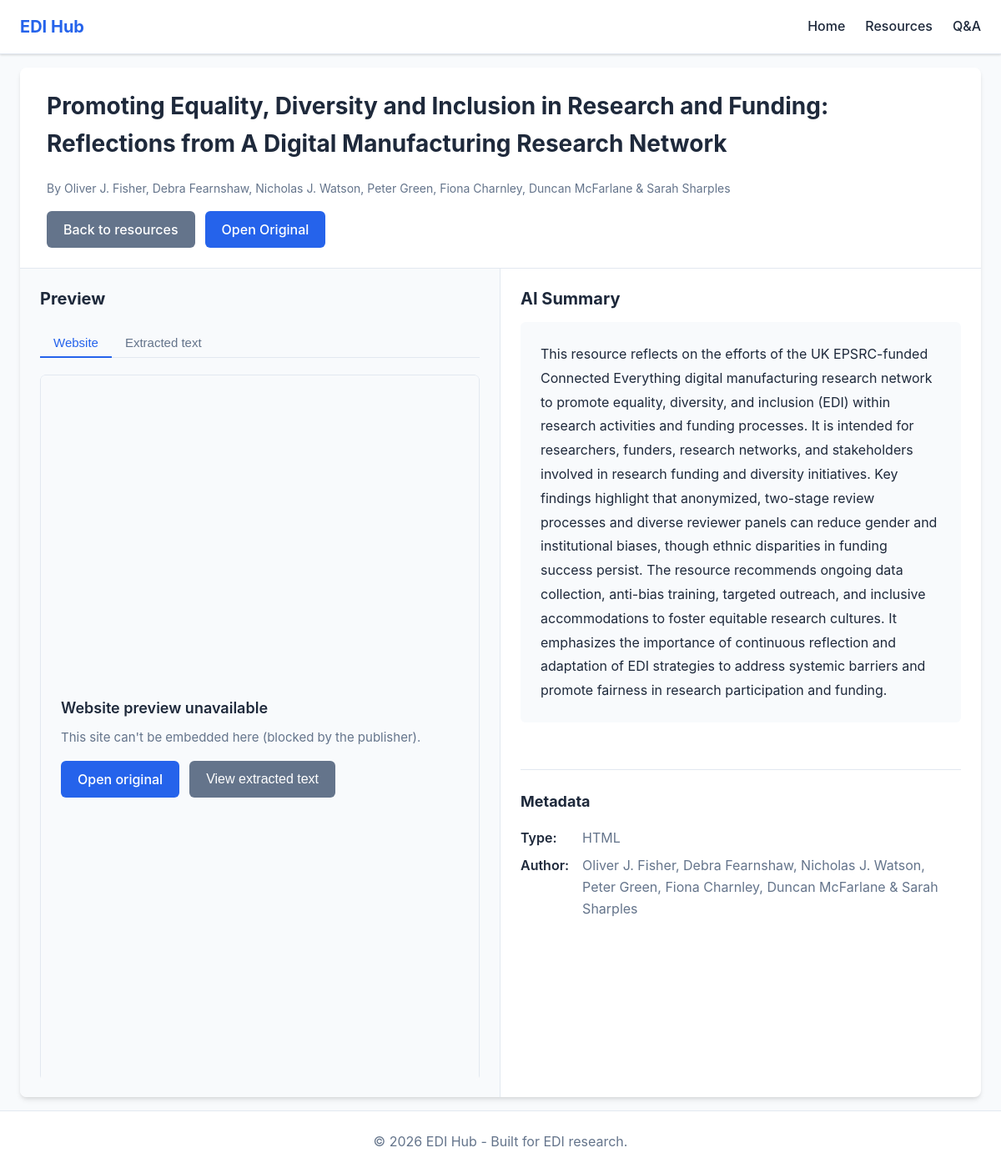
Screenshot of /resource/100 with the database file from the repository.
### tables this page shows
CREATE TABLE summaries (
                id TEXT PRIMARY KEY,
                title TEXT,
                included_excluded TEXT,
                status TEXT,
                kind TEXT,
                clean_url TEXT,
                final_url TEXT,
                text_path TEXT,
                text_len INTEGER,

                resource_type TEXT,
                resource_format TEXT,

                model TEXT,
                summary TEXT,
                created_at_utc REAL,

                error TEXT
            , author TEXT);

### app.py (the view)
@app.route("/resource/<resource_id>")
def resource_detail(resource_id: str):
    resource = get_resource_by_id(resource_id)
    if not resource:
        abort(404, description="Resource not found")
    if resource.get("is_hidden"):
        return render_template("resource_unavailable.html")
    preview_type = "none"
    preview_content = None
    kind = resource["kind"]
    raw_path = resource["raw_path"]
    text_path = resource["text_path"]
    if kind == "pdf" and raw_path:
        raw_file = PROJECT_ROOT / raw_path
        if raw_file.exists() and raw_file.suffix.lower() == ".pdf":
            preview_type = "pdf"
            pdf_url = url_for("serve_pdf", resource_id=resource_id)
            extracted_html = None
            if text_path:
                text_file = PROJECT_ROOT / text_path
                if text_file.exists():
                    try:
                        raw_text = text_file.read_text(encoding="utf-8", errors="ignore")
                        extracted_html = _format_extracted_text(raw_text)
                    except Exception:
                        pass
            preview_content = {"pdf_path": pdf_url, "extracted_html": extracted_html}
    elif kind == "html":
        extracted_html = None
        if text_path:
            text_file = PROJECT_ROOT / text_path
            if text_file.exists():
                try:
                    raw_text = text_file.read_text(encoding="utf-8", errors="ignore")
                    extracted_html = _format_extracted_text(raw_text)
                except Exception:
                    pass
        open_original_url = resource.get("display_url") or resource.get("final_url") or ""
        if open_original_url and not open_original_url.strip().lower().startswith("http"):
            open_original_url = ""  # avoid accidentally using a relative path
        if open_original_url and app.debug:
            print(f"[resource_detail] HTML open_original_url (external): {open_original_url[:80]}...")
        if open_original_url:
            preview_type = "iframe"
            preview_content = {"url": open_original_url, "extracted_html": extracted_html}
        elif extracted_html:
            preview_type = "article"
            preview_content = {"extracted_html": extracted_html}
        else:
            preview_type = "none"
            preview_content = None
    return render_template(
        "resource_detail.html",
        resource=resource,
        preview_type=preview_type,
        preview_content=preview_content,
    )

### app.py (called while the page is built)
def _is_heading_line(line: str) -> bool:
    if len(line) > 80:
        return False
    stripped = line.strip()
    if not stripped:
        return False
    if len(stripped) >= 2 and stripped.isupper() and stripped.isalpha():
        return True
    words = stripped.split()
    if 1 <= len(words) <= 8 and all(w[0].isupper() for w in words if w and w[0].isalpha()):
        return True
    return False

### web/db.py (called while the page is built, shortened)
def should_hide_resource(row: dict[str, Any]) -> bool:
    kind = (row.get("kind") or "").strip().lower()
    status = (row.get("status") or "").strip().upper()
    error = (row.get("error") or "").strip().lower()
    final_url = (row.get("final_url") or "").strip()
    clean_url = (row.get("clean_url") or "").strip()
    if kind == "media":
        return True
    if status == "SKIPPED_MEDIA" or status.startswith("FAILED"):
        return True
    if error and any(sub in error for sub in ERROR_FAILURE_SUBSTRINGS):
        return True
    if not final_url and not clean_url:
        return True
    return False

def get_db_connection():
    if not DB_PATH.exists():
        raise FileNotFoundError(f"Database not found: {DB_PATH}")
    return sqlite3.connect(DB_PATH)

def find_raw_path(resource_id: str, kind: str) -> Optional[str]:
    if kind != "pdf":
        return None

### web/templates/resource_detail.html (shortened to what this page needs)
{% extends "base.html" %}
{% block content %}
<div class="resource-detail-container">
    <div class="resource-header">
        <h1>{{ resource.title }}</h1>
        {% if resource.author %}
        <p class="resource-author">By {{ resource.author }}</p>
        {% endif %}
        <div class="resource-header-actions">
            <a href="{{ url_for('resources') }}" class="btn btn-secondary">Back to resources</a>
            {% if resource.has_valid_url %}
            <a href="{{ resource.display_url }}" target="_blank" rel="noopener noreferrer" class="btn btn-primary" title="Open original resource in a new tab" data-original-url="{{ resource.display_url }}">
                Open Original
            </a>
            {% else %}
            <span class="btn btn-primary btn-disabled" title="No URL available for this resource.">Open Original</span>
            {% endif %}
        </div>
    </div>
    <div class="split-view">
        <div class="preview-pane">
            <h2>Preview</h2>
            {% if preview_type == "pdf" %}
            <div class="pdf-preview-tabs html-preview-tabs" role="tablist" aria-label="PDF preview type">
                <div class="preview-tablist">
                    <button type="button" class="preview-tab active" role="tab" id="tab-pdf-preview" aria-selected="true" aria-controls="panel-pdf-preview" data-tab="pdf">PDF Preview</button>
                    <button type="button" class="preview-tab" role="tab" id="tab-pdf-extracted" aria-selected="false" aria-controls="panel-pdf-extracted" data-tab="pdf-extracted"{% if not preview_content.extracted_html %} disabled{% endif %}>Extracted text</button>
                </div>
                <div id="panel-pdf-preview" class="preview-tabpanel" role="tabpanel" aria-labelledby="tab-pdf-preview">
                    <div class="pdf-viewer">
                        <iframe
                            src="{{ preview_content.pdf_path }}#toolbar=0&navpanes=0&scrollbar=1"
                            title="PDF Preview"
                        ></iframe>
                    </div>
                </div>
                <div id="panel-pdf-extracted" class="preview-tabpanel" role="tabpanel" aria-labelledby="tab-pdf-extracted" hidden>
                    {% if preview_content.extracted_html %}
                    <div class="extract-search-bar">
                        <input type="text" id="pdf-extract-search-input" class="extract-search" placeholder="Search within preview…" aria-label="Search within extracted text" autocomplete="off">
                        <span id="pdf-match-count" class="extract-match-count" aria-live="polite"></span>
                        <div class="extract-nav-buttons">
                            <button type="button" id="pdf-prev-btn" class="btn btn-small btn-outline" aria-label="Previous match" disabled>Previous</button>
                            <button type="button" id="pdf-next-btn" class="btn btn-small btn-outline" aria-label="Next match" disabled>Next</button>
                        </div>
                    </div>
                    <div id="pdf-extracted-text" class="article-content extract-content-inner extract-content-full">{{ preview_content.extracted_html|safe }}</div>
                    {% else %}
                    <p class="preview-no-extract-msg">Extracted text unavailable for this resource.</p>
                    {% endif %}
                </div>
            </div>
            {% elif preview_type == "iframe" or preview_type == "article" %}
            <div class="html-preview-tabs" role="tablist" aria-label="Preview type">
                <div class="preview-tablist">
                    <button type="button" class="preview-tab active" role="tab" id="tab-website" aria-selected="true" aria-controls="panel-website" data-tab="website">Website</button>
                    <button type="button" class="preview-tab" role="tab" id="tab-extracted" aria-selected="false" aria-controls="panel-extracted" data-tab="extracted"{% if not preview_content.extracted_html %} disabled{% endif %}>Extracted text</button>
                </div>
                <div id="panel-website" class="preview-tabpanel" role="tabpanel" aria-labelledby="tab-website">
                    {% if preview_type == "iframe" %}
                    <div id="html-iframe-container" class="iframe-wrapper html-iframe-container">
                        <div id="html-iframe-fallback" class="iframe-fallback" role="alert" aria-live="polite" hidden>
                            <h3 class="iframe-fallback-title">Website preview unavailable</h3>
                            <p class="iframe-fallback-body">This site can't be embedded here (blocked by the publisher).</p>
                            <div class="iframe-fallback-actions">
                                {% if resource.has_valid_url %}
                                <a href="{{ resource.display_url }}" target="_blank" rel="noopener noreferrer" class="btn btn-primary">Open original</a>
                                {% else %}
                                <span class="btn btn-primary btn-disabled">Open original</span>
                                {% endif %}
                                <button type="button" class="btn btn-secondary" id="iframe-fallback-view-extracted">View extracted text</button>
                            </div>
                        </div>
                    </div>
                    {% else %}
                    <p class="preview-no-website-msg">No live link for this resource. Use the <strong>Extracted text</strong> tab to read the content.</p>
                    {% endif %}
                </div>
            </div>
            {% elif preview_type == "text" %}
            <div class="text-preview">
                <pre class="text-content">{{ preview_content.text }}</pre>
            </div>
            {% else %}
            <div class="no-preview">
                <p>Preview not available for this resource.</p>
                <p>{% if resource.has_valid_url %}Please use the <strong>Open Original</strong> button above to view the resource.{% else %}No preview or URL available.{% endif %}</p>
            </div>
            {% endif %}
        </div>
        <div class="summary-pane">
            <h2>AI Summary</h2>
            {% if resource.has_summary %}
            <div class="summary-content">
                <p>{{ resource.summary }}</p>
            </div>
            {% endif %}
            <div class="resource-metadata">
                <h3>Metadata</h3>
                <dl>
                    <dt>Type:</dt>
                    <dd>{{ resource.kind|upper }}</dd>
                    {% if resource.author %}
                    <dt>Author:</dt>
                    <dd>{{ resource.author }}</dd>
                    {% endif %}
                </dl>
            </div>
        </div>
    </div>
</div>
{% endblock %}

### web/static/style.css (style rules this page uses)
* { margin: 0; padding: 0; box-sizing: border-box; }
:root { --primary-color: #2563eb; --primary-hover: #1d4ed8; --secondary-color: #64748b; --secondary-hover: #475569; --bg-color: #ffffff; --bg-alt: #f8fafc; --text-color: #1e293b; --text-muted: #64748b; --border-color: #e2e8f0; --shadow: 0 1px 3px 0 rgba(0, 0, 0, 0.1), 0 1px 2px 0 rgba(0, 0, 0, 0.06); --shadow-md: 0 4px 6px -1px rgba(0, 0, 0, 0.1), 0 2px 4px -1px rgba(0, 0, 0, 0.06); --shadow-lg: 0 10px 15px -3px rgba(0, 0, 0, 0.1), 0 4px 6px -2px rgba(0, 0, 0, 0.05); }
body { font-family: -apple-system, BlinkMacSystemFont, "Segoe UI", Roboto, "Helvetica Neue", Arial, sans-serif; line-height: 1.6; color: var(--text-color); background-color: var(--bg-alt); min-height: 100vh; display: flex; flex-direction: column; }
.btn { display: inline-block; padding: 0.625rem 1.25rem; font-size: 1rem; font-weight: 500; text-align: center; text-decoration: none; border: none; border-radius: 0.375rem; cursor: pointer; transition: all 0.2s; line-height: 1.5; }
.btn-primary { background-color: var(--primary-color); color: white; }
.btn-secondary { background-color: var(--secondary-color); color: white; }
.resource-author { color: var(--text-muted); font-size: 0.875rem; margin-bottom: 0; }
.resource-detail-container { background: var(--bg-color); border-radius: 0.5rem; box-shadow: var(--shadow-md); overflow: hidden; min-height: calc(100vh - 120px); }
.resource-header { padding: 1.5rem 2rem; border-bottom: 1px solid var(--border-color); display: flex; flex-wrap: wrap; align-items: center; gap: 1rem; }
.resource-header h1 { font-size: 1.75rem; margin-bottom: 0.25rem; color: var(--text-color); flex: 1 1 100%; }
.resource-header .resource-author { color: var(--text-muted); margin-bottom: 0; flex: 1 1 100%; }
.resource-header-actions { display: flex; flex-wrap: wrap; gap: 0.75rem; align-items: center; }
.split-view { display: grid; grid-template-columns: 1fr 1fr; min-height: calc(100vh - 220px); height: calc(100vh - 220px); }
.preview-pane, .summary-pane { padding: 1.25rem 1.5rem; overflow-y: auto; height: 100%; display: flex; flex-direction: column; }
.preview-pane { border-right: 1px solid var(--border-color); background: var(--bg-alt); }
.preview-pane h2, .summary-pane h2 { font-size: 1.25rem; margin-bottom: 0.75rem; color: var(--text-color); flex-shrink: 0; }
.pdf-viewer, .iframe-preview, .iframe-wrapper { margin-top: 0.5rem; border-radius: 0.375rem; overflow: hidden; background: var(--bg-color); flex: 1; min-height: 0; display: flex; flex-direction: column; }
.html-iframe-container { position: relative; }
.iframe-fallback { display: flex; margin-top: 0; padding: 1.5rem; background: var(--bg-alt); border: 1px solid var(--border-color); border-radius: 0.375rem; min-height: calc(100vh - 320px); flex-direction: column; justify-content: center; }
.html-iframe-container.iframe-fallback-active .iframe-fallback { display: flex !important; }
.iframe-fallback-title { font-size: 1.125rem; font-weight: 600; color: var(--text-color); margin-bottom: 0.5rem; }
.iframe-fallback-body { color: var(--text-muted); font-size: 0.9375rem; margin-bottom: 1rem; }
.iframe-fallback-actions { display: flex; flex-wrap: wrap; gap: 0.75rem; align-items: center; }
.html-preview-tabs { margin-top: 0.5rem; display: flex; flex-direction: column; flex: 1; min-height: 0; }
.preview-tablist { display: flex; gap: 0; border-bottom: 1px solid var(--border-color); margin-bottom: 0.75rem; }
.preview-tab { padding: 0.5rem 1rem; border: none; border-bottom: 2px solid transparent; margin-bottom: -1px; background: transparent; color: var(--text-muted); font-size: 0.9375rem; font-weight: 500; cursor: pointer; border-radius: 0.25rem 0.25rem 0 0; }
.preview-tab.active { color: var(--primary-color); border-bottom-color: var(--primary-color); }
.preview-tabpanel { flex: 1; min-height: 0; display: flex; flex-direction: column; }
.summary-content { background: var(--bg-alt); padding: 1.5rem; border-radius: 0.375rem; margin-bottom: 1.5rem; line-height: 1.8; }
.resource-metadata { margin-top: 2rem; padding-top: 1.5rem; border-top: 1px solid var(--border-color); }
.resource-metadata h3 { font-size: 1.125rem; margin-bottom: 1rem; color: var(--text-color); }
.resource-metadata dl { display: grid; grid-template-columns: auto 1fr; gap: 0.5rem 1rem; }
.resource-metadata dt { font-weight: 600; color: var(--text-color); }
.resource-metadata dd { color: var(--text-muted); }

### rows the page displays
summaries: title "Promoting Equality, Diversity and Inclusion in Research and Funding: Reflections from A Digital Manufacturing Research Network", author "Oliver J. Fisher, Debra Fearnshaw, Nicholas J. Watson, Peter Green, Fiona Charnley, Duncan McFarlane & Sarah Sharples", summary "This resource reflects on the efforts of the UK EPSRC-funded Connected Everything digital manufacturing research network to promote equality, diversity, and inclusion (EDI) within research activities and funding processes. It is intended for researchers, funders, research networks, and stakeholders involved in research funding and diversity initiatives. Key findings highlight that anonymized, two-stage review processes and diverse reviewer panels can reduce gender and institutional biases, though ethnic disparities in funding success persist. The resource recommends ongoing data collection, anti-bias training, targeted outreach, and inclusive accommodations to foster equitable research…", kind "HTML"
